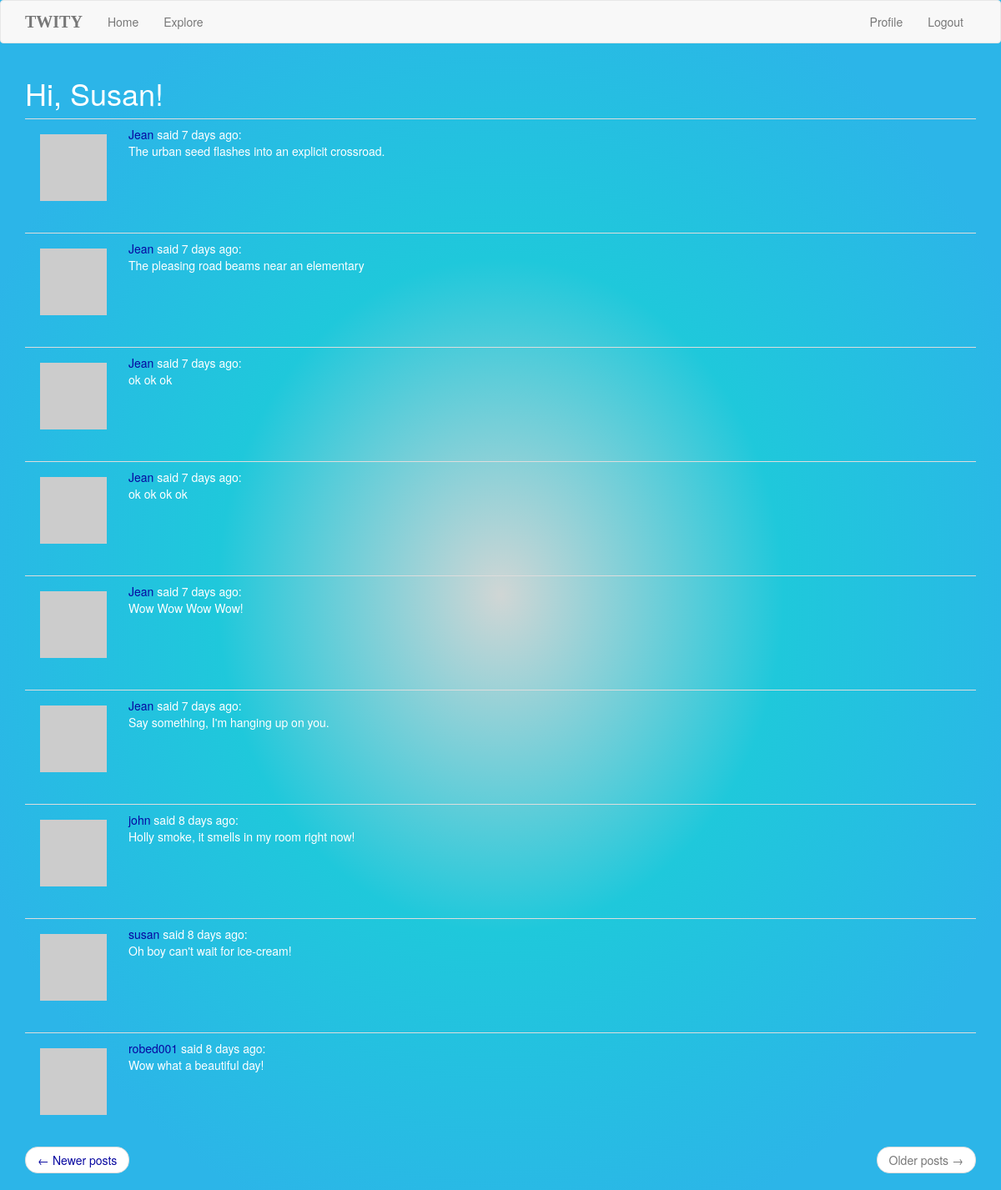
Screenshot of /explore?page=2 (signed in) with the database file from the repository.
### app/models.py (models this page shows, shortened)
class User(UserMixin, db.Model):
    id = db.Column(db.Integer, primary_key=True)
    username = db.Column(db.String(64), index=True, unique=True)
    email = db.Column(db.String(120), index=True, unique=True)
    password_hash = db.Column(db.String(128))
    posts = db.relationship('Post', backref='author', lazy='dynamic')
    about_me = db.Column(db.String(140))
    last_seen = db.Column(db.DateTime, default=datetime.utcnow)
    followed = db.relationship(
        'User', secondary=followers,
        primaryjoin=(followers.c.follower_id == id),
        secondaryjoin=(followers.c.followed_id == id),
        backref=db.backref('followers', lazy='dynamic'), lazy='dynamic')
    def avatar(self, size):
        digest = md5(self.email.lower().encode('utf-8')).hexdigest()
        return 'https://www.gravatar.com/avatar/{}?d=identicon&s={}'.format(
            digest, size)

class Post(db.Model):
    id = db.Column(db.Integer, primary_key=True)
    body = db.Column(db.String(140))
    timestamp = db.Column(db.DateTime, index=True, default=datetime.utcnow)
    user_id = db.Column(db.Integer, db.ForeignKey('user.id'))

### app/routes.py (the view)
@app.route('/explore')
@login_required
def explore():
    page = request.args.get('page', 1, type=int)
    posts = Post.query.order_by(Post.timestamp.desc()).paginate(page,
        app.config['POSTS_PER_PAGE'], False)
    next_url = url_for('explore', page=posts.next_num) \
        if posts.has_next else None
    prev_url = url_for('explore', page=posts.prev_num) \
        if posts.has_prev else None
    return render_template("index.html", title='Explore',
        posts=posts.items, next_url=next_url, prev_url=prev_url)

### app/models.py (called while the page is built)
@login.user_loader
def load_user(id):
    return User.query.get(int(id))

### app/routes.py (called while the page is built)
@app.before_request
def before_request():
    if current_user.is_authenticated:
        current_user.last_seen = datetime.utcnow()
        db.session.commit()

### app/templates/index.html (shortened to what this page needs)
{% extends "base.html" %}
{% import 'bootstrap/wtf.html' as wtf %}
{% block app_content %}
    <h1>Hi, {{ current_user.username }}!</h1>
    {% for post in posts %}
        {% include '_post.html' %}
    {% endfor %}
    <nav aria-label="...">
        <ul class="pager">
            <li class="previous{% if not prev_url %} disabled{% endif %}">
                <a href="{{ prev_url or '#' }}">
                    <span aria-hidden="true">&larr;</span> Newer posts
                </a>
            </li>
            <li class="next{% if not next_url %} disabled{% endif %}">
                <a href="{{ next_url or '#' }}">
                    Older posts <span aria-hidden="true">&rarr;</span>
                </a>
            </li>
        </ul>
    </nav>
{% endblock %}

### app/templates/_post.html
    <table class="table">
        <tr>
            <td width="70px">
                <a href="{{ url_for('user', username=post.author.username) }}">
                    <img src="{{ post.author.avatar(70) }}" />
                </a>
            </td>
            <td>
                <a href="{{ url_for('user', username=post.author.username) }}">
                    {{ post.author.username }}
                </a>
                said {{ moment(post.timestamp).fromNow() }}:
                <br>
                {{ post.body }}
            </td>
        </tr>
    </table>

### app/static/mystyle.css (style rules this page uses)
html body { background-color: #2cb5e8; background-image: radial-gradient(#d0d6d5 0%, #1fc8db 40%,#2cb5e8 80%); background-repeat: no-repeat; color: white; Opacity: 100; }
a { color: rgb(7, 7, 160); }
img { float: left; margin: 10px; }
h1 { text-transform: capitalize; }

### rows the page displays
User: username "Susan"
Post: author.username "Jean", timestamp "7 days ago", body "The urban seed flashes into an explicit crossroad."
Post: author.username "Jean", timestamp "7 days ago", body "The pleasing road beams near an elementary"
Post: author.username "Jean", timestamp "7 days ago", body "ok ok ok"
Post: author.username "Jean", timestamp "7 days ago", body "ok ok ok ok"
Post: author.username "Jean", timestamp "7 days ago", body "Wow Wow Wow Wow!"
Post: author.username "Jean", timestamp "7 days ago", body "Say something, I'm hanging up on you."
Post: author.username "john", timestamp "8 days ago", body "Holly smoke, it smells in my room right now!"
Post: author.username "susan", timestamp "8 days ago", body "Oh boy can't wait for ice-cream!"
Post: author.username "robed001", timestamp "8 days ago", body "Wow what a beautiful day!"
